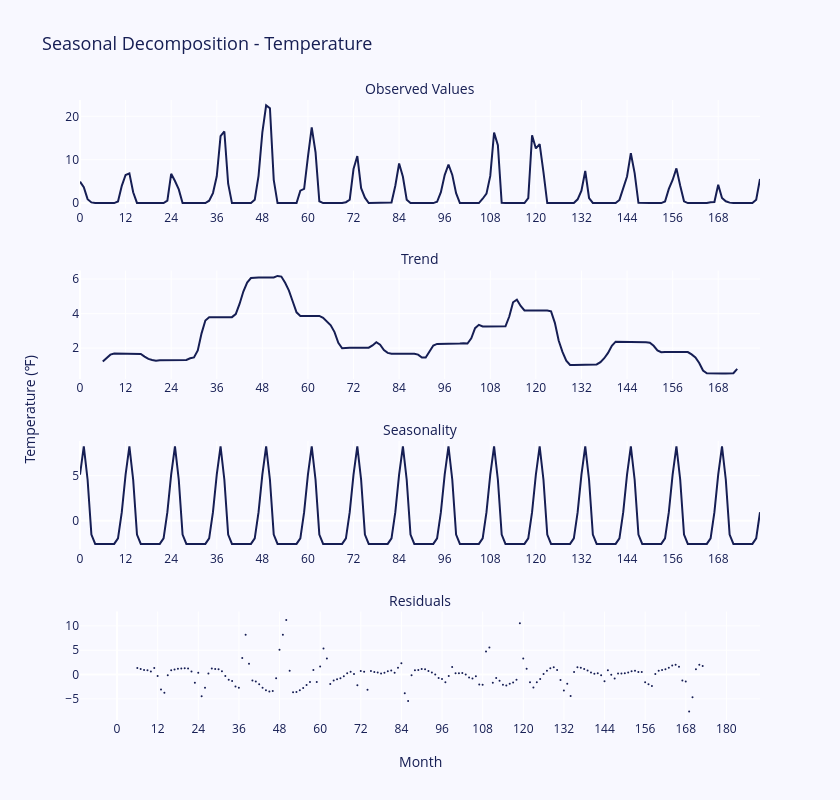

The code cell stored with this chart in its notebook:
### Markdown cell above
### Seasonal Decomposition - Snow Depth

### Code cell
decomposition = seasonal_decompose(snwd_df.SNWD, model='additive', period=12)
PLOT_COLOR = '#161e54'
BACKGROUND_COLOR = 'ghostwhite'

fig = make_subplots(
    rows=4,
    cols=1,
    vertical_spacing=0.1,
    x_title='Month',
    y_title='Temperature (\u2109)',
    subplot_titles=['Observed Values', 'Trend', 'Seasonality', 'Residuals']
)

observed = go.Scatter(
    x=decomposition.observed.index,
    y=decomposition.observed,
    line=dict(color=PLOT_COLOR),
)
trend = go.Scatter(
    x=decomposition.trend.index,
    y=decomposition.trend,
    line=dict(color=PLOT_COLOR),
)
seasonal = go.Scatter(
    x=decomposition.seasonal.index,
    y=decomposition.seasonal,
    line=dict(color=PLOT_COLOR),
)
residuals = go.Scatter(
    x=decomposition.resid.index,
    y=decomposition.resid,
    mode='markers',
    marker_size=2,
    line=dict(color=PLOT_COLOR),
)

fig.add_trace(observed, row=1, col=1)
fig.add_trace(trend, row=2, col=1)
fig.add_trace(seasonal, row=3, col=1)
fig.add_trace(residuals, row=4, col=1)

fig.update_annotations(font_size=14)
fig.update_layout(
    font_color=PLOT_COLOR,
    title_font_size=18,
    plot_bgcolor=BACKGROUND_COLOR,
    paper_bgcolor=BACKGROUND_COLOR,
    title_text='Seasonal Decomposition - Temperature',
    showlegend=False,
    height=800,
    width=840
)
fig.update_xaxes(dtick=12)
fig.show()

### Figure 1 — Plotly figure (JSON) as saved in the notebook; plotly's stock layout.template omitted (floating-point values rounded to 4 significant figures; data arrays with more than 128 entries replaced by an {"elided": "..."} marker saying what was removed)
{"data": [{"line": {"color": "#161e54"}, "type": "scatter", "x": {"elided": "180 int values"}, "xaxis": "x", "y": {"elided": "180 float values"}, "yaxis": "y"}, {"line": {"color": "#161e54"}, "type": "scatter", "x": {"elided": "180 int values"}, "xaxis": "x2", "y": {"elided": "180 float values"}, "yaxis": "y2"}, {"line": {"color": "#161e54"}, "type": "scatter", "x": {"elided": "180 int values"}, "xaxis": "x3", "y": {"elided": "180 float values"}, "yaxis": "y3"}, {"line": {"color": "#161e54"}, "marker": {"size": 2}, "mode": "markers", "type": "scatter", "x": {"elided": "180 int values"}, "xaxis": "x4", "y": {"elided": "180 float values"}, "yaxis": "y4"}], "layout": {"annotations": [{"font": {"size": 14}, "showarrow": false, "text": "Observed Values", "x": 0.5, "xanchor": "center", "xref": "paper", "y": 1, "yanchor": "bottom", "yref": "paper"}, {"font": {"size": 14}, "showarrow": false, "text": "Trend", "x": 0.5, "xanchor": "center", "xref": "paper", "y": 0.725, "yanchor": "bottom", "yref": "paper"}, {"font": {"size": 14}, "showarrow": false, "text": "Seasonality", "x": 0.5, "xanchor": "center", "xref": "paper", "y": 0.45, "yanchor": "bottom", "yref": "paper"}, {"font": {"size": 14}, "showarrow": false, "text": "Residuals", "x": 0.5, "xanchor": "center", "xref": "paper", "y": 0.175, "yanchor": "bottom", "yref": "paper"}, {"font": {"size": 14}, "showarrow": false, "text": "Month", "x": 0.5, "xanchor": "center", "xref": "paper", "y": 0, "yanchor": "top", "yref": "paper", "yshift": -30}, {"font": {"size": 14}, "showarrow": false, "text": "Temperature (℉)", "textangle": -90, "x": 0, "xanchor": "right", "xref": "paper", "xshift": -40, "y": 0.5, "yanchor": "middle", "yref": "paper"}], "font": {"color": "#161e54"}, "height": 800, "paper_bgcolor": "ghostwhite", "plot_bgcolor": "ghostwhite", "showlegend": false, "title": {"font": {"size": 18}, "text": "Seasonal Decomposition - Temperature"}, "width": 840, "xaxis": {"anchor": "y", "domain": [0, 1], "dtick": 12}, "xaxis2": {"anchor": "y2", "domain": [0, 1], "dtick": 12}, "xaxis3": {"anchor": "y3", "domain": [0, 1], "dtick": 12}, "xaxis4": {"anchor": "y4", "domain": [0, 1], "dtick": 12}, "yaxis": {"anchor": "x", "domain": [0.825, 1]}, "yaxis2": {"anchor": "x2", "domain": [0.55, 0.725]}, "yaxis3": {"anchor": "x3", "domain": [0.275, 0.45]}, "yaxis4": {"anchor": "x4", "domain": [0, 0.175]}}}
